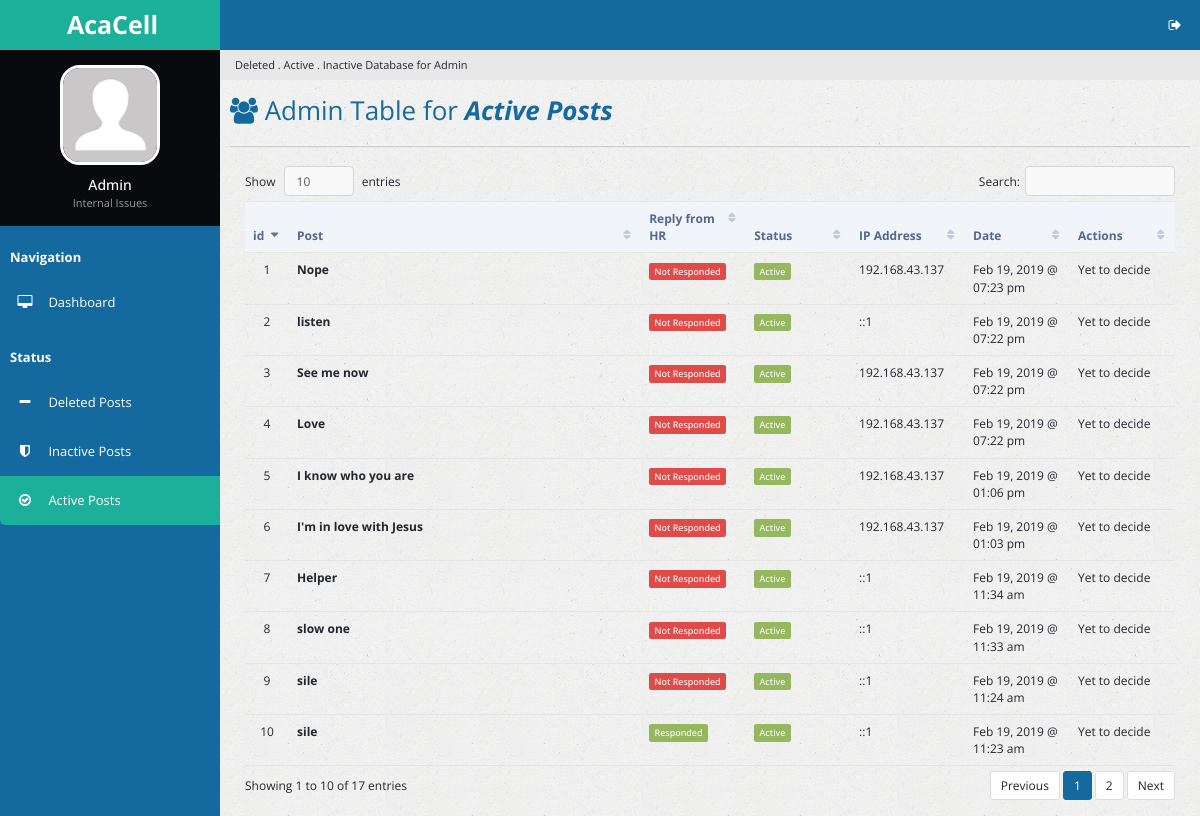
Page /actposts.php on the earlier database version.
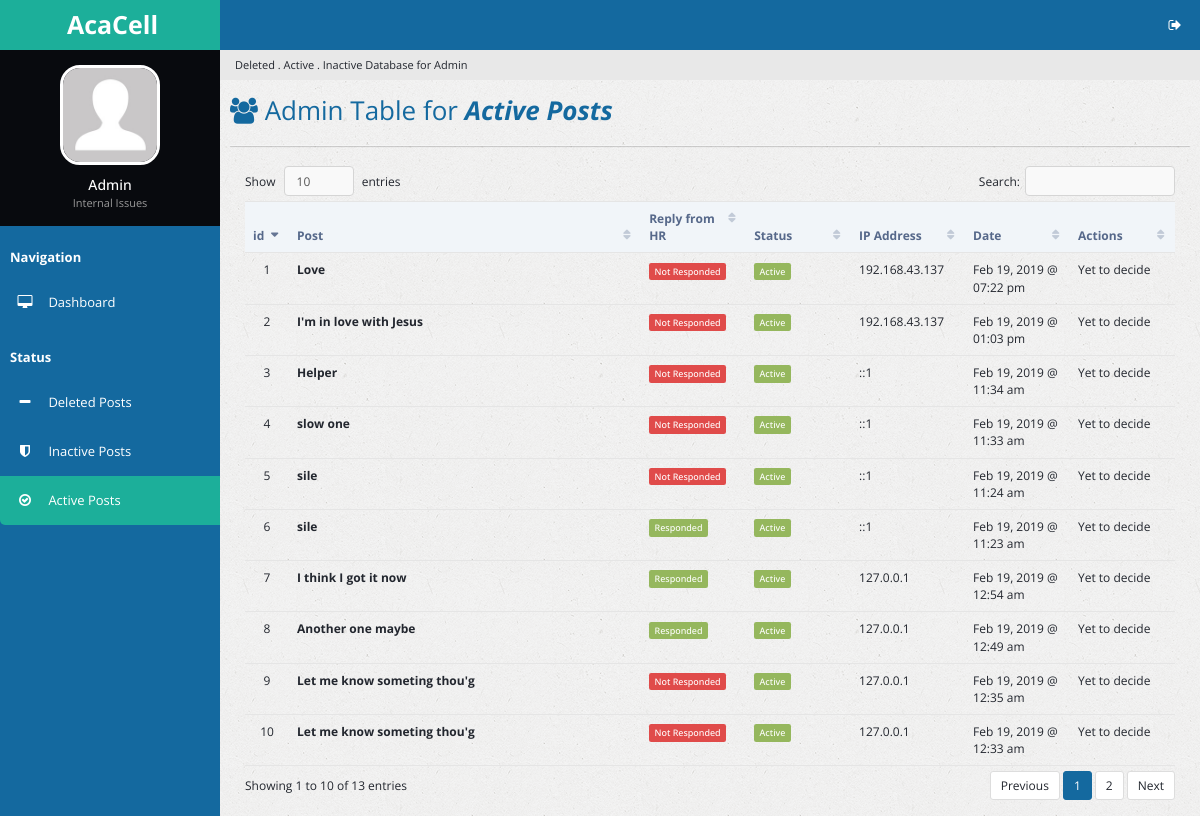
Same page on the later database version.
### tables this page shows
CREATE TABLE `complaints` (
  `c_id` int(32) NOT NULL,
  `c_value` varchar(2048) NOT NULL,
  `c_division` varchar(64) NOT NULL,
  `c_date_created` int(16) NOT NULL,
  `c_ip_address` varchar(64) NOT NULL,
  `c_date_stop_display` int(16) NOT NULL
);

### actposts.php (the view, shortened to what the changed rows need)
<?php
  include 'handlers/dbcon.php';
  $curr_time = time();
?>
<!DOCTYPE html>
<html lang="en">
<head>
        <link rel="stylesheet" type="text/css" id="theme" href="css/theme-default.css"/>
    </head>
    <body>
        <div class="page-container">
            <div class="page-content">
                <div class="page-title">
                    <h2><span class="fa fa-users"></span> Admin Table for <i><b>Active Posts</b></i></h2>
                </div>
                <div class="page-content-wrap">
                    <div class="row">
                        <div class="col-md-12">
                            <div class="panel panel-default">
                                </div>
                                <div class="panel-body">
                                    <table id="customers2" class="table datatable">
                                        <thead>
                                            <tr>
                                                <th width="50">id</th>
                                                <th width="300">Post</th>
                                                <th width="100">Reply from HR</th>
                                                <th width="100">Status</th>
                                                <th width="100">IP Address</th>
                                                <th width="100">Date</th>
                                                <th width="100">Actions</th>
                                            </tr>
                                        </thead>
                                        <tbody>
                                          <?php
                                            $sql_actpostdisplay = "SELECT * FROM complaints WHERE c_date_stop_display > $curr_time ORDER BY c_date_created DESC";
                                            $success_actpostdisplay = mysqli_query($link, $sql_actpostdisplay);
                                            if ($success_actpostdisplay->num_rows > 0) {
                                              $i = 1;
                                              while($rows = $success_actpostdisplay->fetch_assoc()){
                                                $id = $rows['c_id'];
                                                $sql_commentpresent = "SELECT * FROM comments WHERE c_id = '$id'";
                                                $success_commentpresent = mysqli_query($link, $sql_commentpresent);
                                          ?>
                                          <tr id="trow<?php echo $rows['c_id']; ?>">
                                            <td class="text-center"><?php echo $i; ?></td>
                                            <td><strong> <?php echo $rows['c_value']; ?> </strong></td>
                                            <td>
                                              <?php
                                              if ($success_commentpresent->num_rows > 0) {?>
                                                  <span class='label label-success'>Responded</span>
                                              <?php }
                                              elseif ($success_commentpresent->num_rows == 0) {?>
                                                <span class='label label-danger'>Not Responded</span>
                                              <?php } ?>
                                            </td>
                                            <td><?php
                                              if ($curr_time < $rows['c_date_stop_display']) {
                                                echo "<span class='label label-success'>Active</span>";
                                              }
                                              elseif ($curr_time > $rows['c_date_stop_display']){
                                                echo "<span class='label label-danger'>Inactive</span>";
                                              } ?>
                                              </td>
                                              <td><?php echo $rows['c_ip_address']; ?></td>
                                              <td><?php echo date("M d, Y @ h:i a", $rows['c_date_created']); ?></td>
                                              <td>Yet to decide</td>
                                          </tr>
                                          <?php
                                              $i++;
                                                }
                                              }
                                          ?>
                                            </tbody>
                                    </table>
                                </div>
                            </div>
                        </div>
                    </div>
                </div>
            </div>
    </body>
</html>

Differences in the rows shown:
removed complaints: c_value "Nope", shows "Not Responded", c_date_stop_display "Active", c_ip_address "192.168.43.137", c_date_created "Feb 19, 2019 @ 07:23 pm"
removed complaints: c_value "listen", shows "Not Responded", c_date_stop_display "Active", c_ip_address "::1", c_date_created "Feb 19, 2019 @ 07:22 pm"
removed complaints: c_value "See me now", shows "Not Responded", c_date_stop_display "Active", c_ip_address "192.168.43.137", c_date_created "Feb 19, 2019 @ 07:22 pm"
removed complaints: c_value "I know who you are", shows "Not Responded", c_date_stop_display "Active", c_ip_address "192.168.43.137", c_date_created "Feb 19, 2019 @ 01:06 pm"
now on this page (row unchanged): complaints: c_value "I think I got it now", shows "Responded", c_date_stop_display "Active", c_ip_address "127.0.0.1", c_date_created "Feb 19, 2019 @ 12:54 am"
now on this page (row unchanged): complaints: c_value "Another one maybe", shows "Responded", c_date_stop_display "Active", c_ip_address "127.0.0.1", c_date_created "Feb 19, 2019 @ 12:49 am"
now on this page (row unchanged): complaints: c_value "Let me know someting thou'g", shows "Not Responded", c_date_stop_display "Active", c_ip_address "127.0.0.1", c_date_created "Feb 19, 2019 @ 12:35 am"
now on this page (row unchanged): complaints: c_value "Let me know someting thou'g", shows "Not Responded", c_date_stop_display "Active", c_ip_address "127.0.0.1", c_date_created "Feb 19, 2019 @ 12:33 am"
Other differences:
text written by a page script: "Show entries Search: Showing 1 to 10 of 17 entries Previous 1 2 Next" → "Show entries Search: Showing 1 to 10 of 13 entries Previous 1 2 Next"
